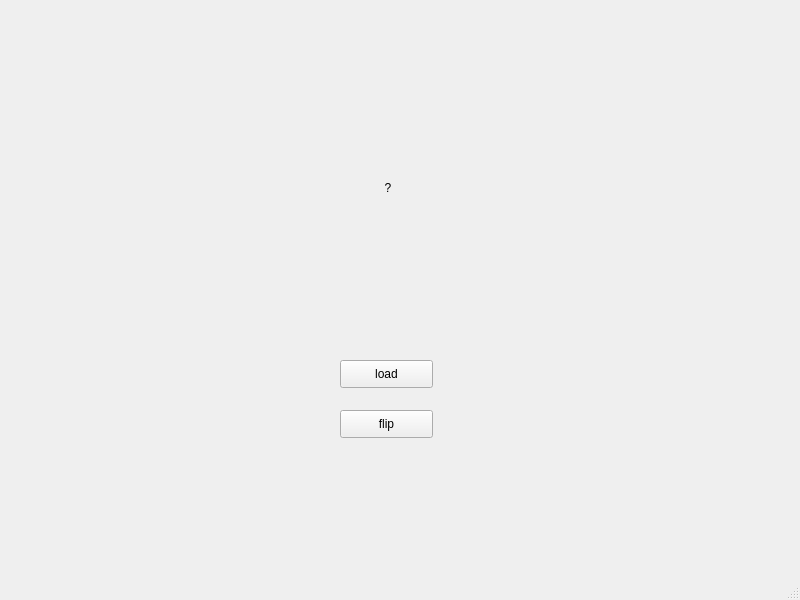
<?xml version="1.0" encoding="UTF-8"?>
<ui version="4.0">
 <class>MainWindow</class>
 <widget class="QMainWindow" name="MainWindow">
  <property name="geometry">
   <rect>
    <x>0</x>
    <y>0</y>
    <width>800</width>
    <height>600</height>
   </rect>
  </property>
  <property name="windowTitle">
   <string>MainWindow</string>
  </property>
  <widget class="QWidget" name="centralwidget">
   <widget class="QLabel" name="label">
    <property name="geometry">
     <rect>
      <x>260</x>
      <y>60</y>
      <width>256</width>
      <height>256</height>
     </rect>
    </property>
    <property name="text">
     <string>?</string>
    </property>
    <property name="alignment">
     <set>Qt::AlignCenter</set>
    </property>
   </widget>
   <widget class="QPushButton" name="pushButton">
    <property name="geometry">
     <rect>
      <x>340</x>
      <y>360</y>
      <width>93</width>
      <height>28</height>
     </rect>
    </property>
    <property name="text">
     <string>load</string>
    </property>
   </widget>
   <widget class="QPushButton" name="pushButton_2">
    <property name="geometry">
     <rect>
      <x>340</x>
      <y>410</y>
      <width>93</width>
      <height>28</height>
     </rect>
    </property>
    <property name="text">
     <string>flip</string>
    </property>
   </widget>
  </widget>
  <widget class="QMenuBar" name="menubar">
   <property name="geometry">
    <rect>
     <x>0</x>
     <y>0</y>
     <width>800</width>
     <height>26</height>
    </rect>
   </property>
  </widget>
  <widget class="QStatusBar" name="statusbar"/>
 </widget>
 <resources/>
 <connections/>
</ui>
